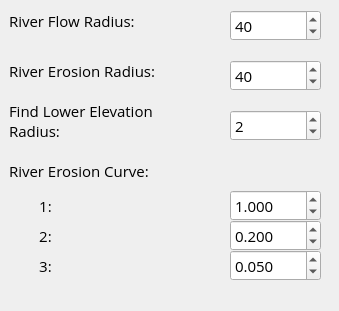
            <widget class="QWidget" name="mpErosion">
             <property name="geometry">
              <rect>
               <x>0</x>
               <y>0</y>
               <width>339</width>
               <height>311</height>
              </rect>
             </property>
             <attribute name="label">
              <string>Erosion</string>
             </attribute>
             <widget class="QLabel" name="label_52">
              <property name="geometry">
               <rect>
                <x>9</x>
                <y>10</y>
                <width>161</width>
                <height>21</height>
               </rect>
              </property>
              <property name="font">
               <font>
                <family>Open Sans</family>
                <pointsize>11</pointsize>
                <weight>50</weight>
                <bold>false</bold>
               </font>
              </property>
              <property name="text">
               <string>River Flow Radius:</string>
              </property>
             </widget>
             <widget class="QSpinBox" name="spnRFRadius">
              <property name="geometry">
               <rect>
                <x>230</x>
                <y>10</y>
                <width>91</width>
                <height>31</height>
               </rect>
              </property>
              <property name="font">
               <font>
                <family>Open Sans</family>
                <pointsize>11</pointsize>
                <weight>50</weight>
                <bold>false</bold>
               </font>
              </property>
              <property name="minimum">
               <number>10</number>
              </property>
              <property name="maximum">
               <number>100</number>
              </property>
              <property name="singleStep">
               <number>10</number>
              </property>
              <property name="value">
               <number>40</number>
              </property>
             </widget>
             <widget class="QSpinBox" name="spnRERadius">
              <property name="geometry">
               <rect>
                <x>230</x>
                <y>60</y>
                <width>91</width>
                <height>31</height>
               </rect>
              </property>
              <property name="font">
               <font>
                <family>Open Sans</family>
                <pointsize>11</pointsize>
                <weight>50</weight>
                <bold>false</bold>
               </font>
              </property>
              <property name="minimum">
               <number>10</number>
              </property>
              <property name="maximum">
               <number>100</number>
              </property>
              <property name="singleStep">
               <number>10</number>
              </property>
              <property name="value">
               <number>40</number>
              </property>
             </widget>
             <widget class="QLabel" name="label_53">
              <property name="geometry">
               <rect>
                <x>9</x>
                <y>60</y>
                <width>191</width>
                <height>21</height>
               </rect>
              </property>
              <property name="font">
               <font>
                <family>Open Sans</family>
                <pointsize>11</pointsize>
                <weight>50</weight>
                <bold>false</bold>
               </font>
              </property>
              <property name="text">
               <string>River Erosion Radius:</string>
              </property>
             </widget>
             <widget class="QLabel" name="label_54">
              <property name="geometry">
               <rect>
                <x>9</x>
                <y>100</y>
                <width>181</width>
                <height>41</height>
               </rect>
              </property>
              <property name="font">
               <font>
                <family>Open Sans</family>
                <pointsize>11</pointsize>
                <weight>50</weight>
                <bold>false</bold>
               </font>
              </property>
              <property name="text">
               <string>Find Lower Elevation Radius:</string>
              </property>
              <property name="wordWrap">
               <bool>true</bool>
              </property>
             </widget>
             <widget class="QSpinBox" name="spnFLERadius">
              <property name="geometry">
               <rect>
                <x>230</x>
                <y>110</y>
                <width>91</width>
                <height>31</height>
               </rect>
              </property>
              <property name="font">
               <font>
                <family>Open Sans</family>
                <pointsize>11</pointsize>
                <weight>50</weight>
                <bold>false</bold>
               </font>
              </property>
              <property name="minimum">
               <number>1</number>
              </property>
              <property name="maximum">
               <number>10</number>
              </property>
              <property name="singleStep">
               <number>1</number>
              </property>
              <property name="value">
               <number>2</number>
              </property>
             </widget>
             <widget class="QLabel" name="label_55">
              <property name="geometry">
               <rect>
                <x>9</x>
                <y>160</y>
                <width>191</width>
                <height>21</height>
               </rect>
              </property>
              <property name="font">
               <font>
                <family>Open Sans</family>
                <pointsize>11</pointsize>
                <weight>50</weight>
                <bold>false</bold>
               </font>
              </property>
              <property name="text">
               <string>River Erosion Curve:</string>
              </property>
              <property name="wordWrap">
               <bool>true</bool>
              </property>
             </widget>
             <widget class="QDoubleSpinBox" name="spnREC1">
              <property name="geometry">
               <rect>
                <x>230</x>
                <y>190</y>
                <width>91</width>
                <height>31</height>
               </rect>
              </property>
              <property name="font">
               <font>
                <family>Open Sans</family>
                <pointsize>11</pointsize>
                <weight>50</weight>
                <bold>false</bold>
               </font>
              </property>
              <property name="decimals">
               <number>3</number>
              </property>
              <property name="minimum">
               <double>0.010000000000000</double>
              </property>
              <property name="maximum">
               <double>10.000000000000000</double>
              </property>
              <property name="singleStep">
               <double>0.100000000000000</double>
              </property>
              <property name="value">
               <double>1.000000000000000</double>
              </property>
             </widget>
             <widget class="QDoubleSpinBox" name="spnREC2">
              <property name="geometry">
               <rect>
                <x>230</x>
                <y>220</y>
                <width>91</width>
                <height>31</height>
               </rect>
              </property>
              <property name="font">
               <font>
                <family>Open Sans</family>
                <pointsize>11</pointsize>
                <weight>50</weight>
                <bold>false</bold>
               </font>
              </property>
              <property name="decimals">
               <number>3</number>
              </property>
              <property name="minimum">
               <double>0.010000000000000</double>
              </property>
              <property name="maximum">
               <double>10.000000000000000</double>
              </property>
              <property name="singleStep">
               <double>0.100000000000000</double>
              </property>
              <property name="value">
               <double>0.200000000000000</double>
              </property>
             </widget>
             <widget class="QDoubleSpinBox" name="spnREC3">
              <property name="geometry">
               <rect>
                <x>230</x>
                <y>250</y>
                <width>91</width>
                <height>31</height>
               </rect>
              </property>
              <property name="font">
               <font>
                <family>Open Sans</family>
                <pointsize>11</pointsize>
                <weight>50</weight>
                <bold>false</bold>
               </font>
              </property>
              <property name="decimals">
               <number>3</number>
              </property>
              <property name="minimum">
               <double>0.010000000000000</double>
              </property>
              <property name="maximum">
               <double>10.000000000000000</double>
              </property>
              <property name="singleStep">
               <double>0.010000000000000</double>
              </property>
              <property name="value">
               <double>0.050000000000000</double>
              </property>
             </widget>
             <widget class="QLabel" name="label_56">
              <property name="geometry">
               <rect>
                <x>20</x>
                <y>190</y>
                <width>51</width>
                <height>31</height>
               </rect>
              </property>
              <property name="font">
               <font>
                <family>Open Sans</family>
                <pointsize>11</pointsize>
                <weight>50</weight>
                <bold>false</bold>
               </font>
              </property>
              <property name="text">
               <string>1:</string>
              </property>
              <property name="alignment">
               <set>Qt::AlignCenter</set>
              </property>
              <property name="wordWrap">
               <bool>true</bool>
              </property>
             </widget>
             <widget class="QLabel" name="label_57">
              <property name="geometry">
               <rect>
                <x>20</x>
                <y>220</y>
                <width>51</width>
                <height>31</height>
               </rect>
              </property>
              <property name="font">
               <font>
                <family>Open Sans</family>
                <pointsize>11</pointsize>
                <weight>50</weight>
                <bold>false</bold>
               </font>
              </property>
              <property name="text">
               <string>2:</string>
              </property>
              <property name="alignment">
               <set>Qt::AlignCenter</set>
              </property>
              <property name="wordWrap">
               <bool>true</bool>
              </property>
             </widget>
             <widget class="QLabel" name="label_58">
              <property name="geometry">
               <rect>
                <x>20</x>
                <y>250</y>
                <width>51</width>
                <height>31</height>
               </rect>
              </property>
              <property name="font">
               <font>
                <family>Open Sans</family>
                <pointsize>11</pointsize>
                <weight>50</weight>
                <bold>false</bold>
               </font>
              </property>
              <property name="text">
               <string>3:</string>
              </property>
              <property name="alignment">
               <set>Qt::AlignCenter</set>
              </property>
              <property name="wordWrap">
               <bool>true</bool>
              </property>
             </widget>
             <zorder>label_54</zorder>
             <zorder>label_53</zorder>
             <zorder>label_52</zorder>
             <zorder>spnRFRadius</zorder>
             <zorder>spnRERadius</zorder>
             <zorder>spnFLERadius</zorder>
             <zorder>label_55</zorder>
             <zorder>spnREC1</zorder>
             <zorder>spnREC2</zorder>
             <zorder>spnREC3</zorder>
             <zorder>label_56</zorder>
             <zorder>label_57</zorder>
             <zorder>label_58</zorder>
            </widget>
